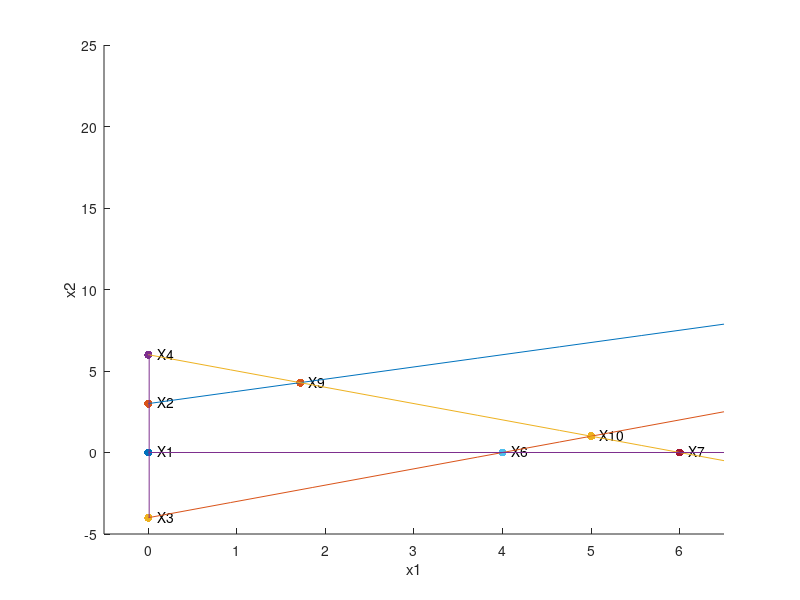

This figure's MATLAB source:
restri=[-3,4,1,0,0;1,-1,0,1,0;1,1,0,0,1];
res=[12;4;6];
hf=figure;
xlabel ("x1");
ylabel ("x2");
solsol=[];
k=0;
hold on;
for i=1:size(restri,2)
    for j=i+1:size(restri,2)
        k++;
        aux=restri;
        aux(:,[i,j])=[];
        sol=aux\res;
        if (aux*sol-res<=0.001)
            solsol=[solsol,[sol; i; j]];
            if (i==1)
                if (j==2)
                    text(0.1, 0.1, strcat("X", num2str(k)));
                    scatter(0, 0, "filled");
                else
                    text(0.1, sol(1)+0.1, strcat("X", num2str(k)));
                    scatter(0, sol(1), "filled");
                end
            elseif (i==2)
                text(sol(1)+0.1, 0.1, strcat("X", num2str(k)));
                scatter(sol(1), 0, "filled");
            else
                text(sol(1)+0.1, sol(2)+0.1, strcat("X", num2str(k)));
                scatter(sol(1), sol(2), "filled");
            end
        end
    endfor
endfor
for i=1:size(restri,1)
    if (restri(i,2)!=0)
        fplot(@(x) (res(i)-restri(i,1)*x)/restri(i,2),[0,6.5]);
    end
endfor
line([0.01,0.01], [-4,6]);
line([0,6.5], [0,0]);
axis([-0.5, 6.5]);  
legend("hide");
print (hf, "c.png");
hold off;